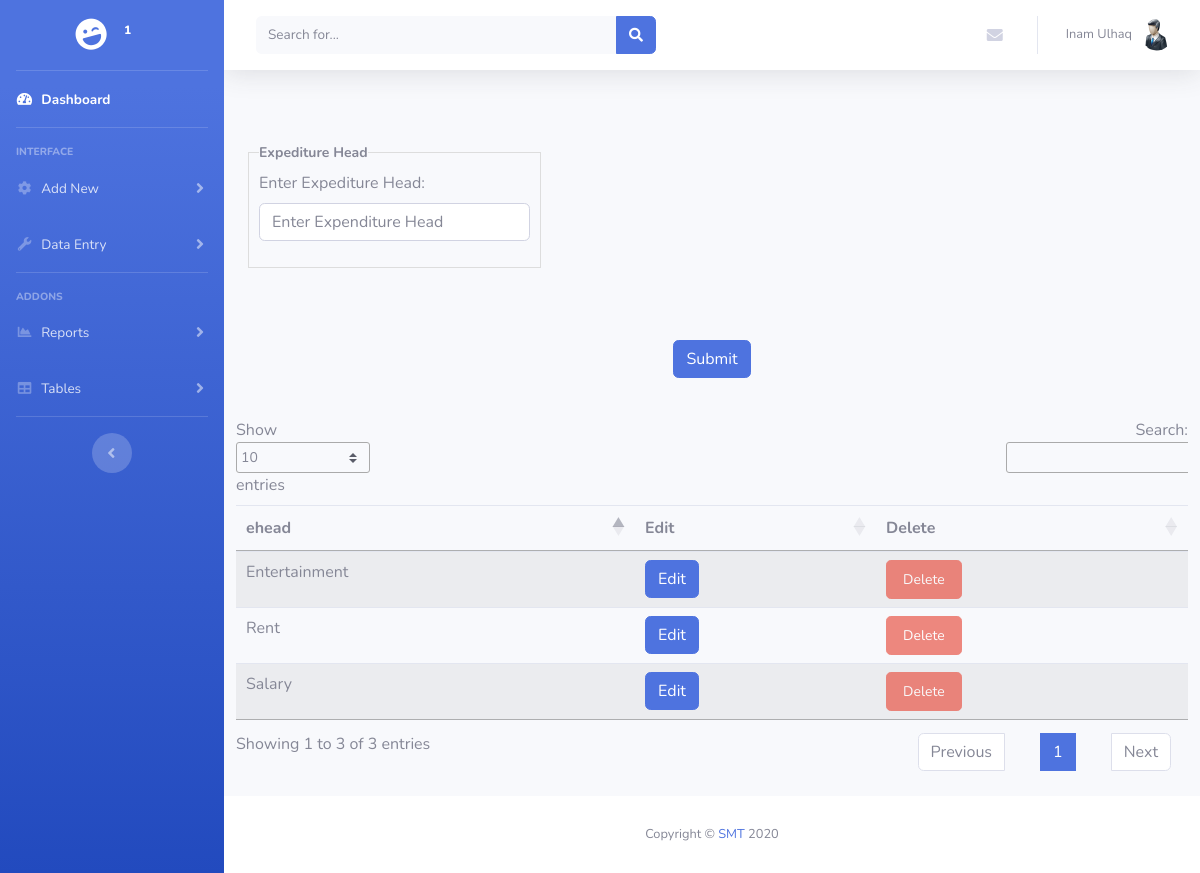
The app's page /expense.php (signed in) with its own data.
### tables this page shows
CREATE TABLE `users` (
  `id` int(11) NOT NULL,
  `username` varchar(255) NOT NULL,
  `password` varchar(255) NOT NULL,
  `firstname` varchar(50) NOT NULL,
  `lastname` varchar(50) NOT NULL,
  `ucompany` varchar(30) NOT NULL,
  `role` varchar(10) NOT NULL,
  `status` int(11) NOT NULL DEFAULT '1'
);

CREATE TABLE `expense` (
  `id` int(11) NOT NULL,
  `ehead` varchar(50) NOT NULL,
  `user_id` int(11) NOT NULL
);

### expense.php (the view, shortened to what this page needs)
<?php
include('header.php');
$user_id=$_SESSION['id'];
$message7='';
?>
 	<div class="container">
			  <strong><center><?php echo $message7; ?></center></strong><br>
 		<form method="POST" action="insertexpense.php">
 		<div class="row">
 			<div class="col-4">
 				<fieldset class="scheduler-border">
    				<legend class="scheduler-border">Expediture Head</legend>
    				<div class="form-group">
				    <label for="ehead">Enter Expediture Head:</label>
				    <input type="text" class="form-control" placeholder="Enter Expenditure Head" name="ehead" id="ehead">
				  </div>
    			</fieldset>
 			</div>
 		</div></br>
 		<br>
 		</br><p align="center">
 		<button type="submit" name="submit" class="btn btn-primary">Submit</button>
 		</form></p>
 		<br>
 		<div class="row">
	 		<div class="table-responsive">
	 			<table class="table table-striped" id="dataTable" style="width: 100%;">
			    <thead>
			      <tr>
			        <th>ehead</th>
			        <th>Edit</th>
			        <th>Delete</th>
			      </tr>
			    </thead>
			    <tbody>
			         <?php
                                    $query = "SELECT * from expense WHERE user_id=$user_id ORDER BY id DESC";
		    						$result = mysqli_query($conn,$query) or die( mysqli_error($conn));;
                                    while($row=mysqli_fetch_assoc($result))
                                    {
                                        $ehead = $row['ehead'];
                                        $id = $row['id'];
                            		?>
                                    <tr>
                                        <td><?php echo $ehead ?></td>
                                        <td><a href="exedit.php?exedit=<?php echo $id; ?>"><span class="btn btn-primary">Edit</span></a></td>
                                        <td><a  href="exdelete.php?exdelete=<?php echo $id; ?>" onclick="return confirm('Security Check! Are you sure you want to delete? This will also delete all the other records linked with this Expense.');"><button type="button" class="btn btn-lg btn-danger" style="font-size: 14px;" disabled>Delete</button></a></td>
                                    </tr>
                            <?php
                                    }
                            ?>
			     </tbody>
			  </table>
	 		</div>
	 	</div>
	</div>
<?php include('footer.php'); ?>

### header.php (shortened to what this page needs)
<?php include ('db.php');
$user_id=$_SESSION['id'];
?>
<?php
      $sql = "SELECT * FROM users WHERE id=$user_id";
             if ($result = mysqli_query($conn,$sql)){
                  $row = mysqli_fetch_array($result);
                  $id=$row['id'];
                  $firstname=$row['firstname'];
                  $lastname=$row['lastname'];
                  $ucompany=$row['ucompany'];
            }?>
<!DOCTYPE html>
<html lang="en">
<head>
  <link href="vendor/fontawesome-free/css/all.min.css" rel="stylesheet" type="text/css">
  <link href="css/sb-admin-2.min.css" rel="stylesheet">
  <link href="style.css" rel="stylesheet">
  <link rel="stylesheet" href="https://cdn.datatables.net/1.10.21/css/jquery.dataTables.min.css" />
</head>
<body id="page-top">
  <div id="wrapper">
    <ul class="navbar-nav bg-gradient-primary sidebar sidebar-dark accordion" id="accordionSidebar">
      <a class="sidebar-brand d-flex align-items-center justify-content-center" href="index.php">
        <div class="sidebar-brand-icon rotate-n-15">
          <i class="fas fa-laugh-wink"></i>
        </div>
        <div class="sidebar-brand-text mx-3"><?php echo $ucompany; ?><sup><?php echo $id; ?></sup></div>
      </a>
      <hr class="sidebar-divider my-0">
      <li class="nav-item active">
        <a class="nav-link" href="index.php">
          <i class="fas fa-fw fa-tachometer-alt"></i>
          <span>Dashboard</span></a>
      </li>
      <hr class="sidebar-divider">
      <div class="sidebar-heading">
        Interface
      </div>
      <li class="nav-item">
        <a class="nav-link collapsed" href="#" data-toggle="collapse" data-target="#collapseTwo" aria-expanded="true" aria-controls="collapseTwo">
          <i class="fas fa-fw fa-cog"></i>
          <span>Add New</span>
        </a>
      </li>
      <li class="nav-item">
        <a class="nav-link collapsed" href="#" data-toggle="collapse" data-target="#collapseUtilities" aria-expanded="true" aria-controls="collapseUtilities">
          <i class="fas fa-fw fa-wrench"></i>
          <span>Data Entry</span>
        </a>
      </li>
      <hr class="sidebar-divider">
      <div class="sidebar-heading">
        Addons
      </div>
      <li class="nav-item">
        <a class="nav-link collapsed" href="#" data-toggle="collapse" data-target="#collapsePages" aria-expanded="true" aria-controls="collapsePages">
          <i class="fas fa-fw fa-chart-area"></i>
          <span>Reports</span>
        </a>
      </li>
      <li class="nav-item">
        <a class="nav-link collapsed" href="#" data-toggle="collapse" data-target="#collapseTables" aria-expanded="true" aria-controls="collapseTables">
          <i class="fas fa-fw fa-table"></i>
          <span>Tables</span>
        </a>
      </li>
      <hr class="sidebar-divider d-none d-md-block">
      <div class="text-center d-none d-md-inline">
        <button class="rounded-circle border-0" id="sidebarToggle"></button>
      </div>
    </ul>
    <div id="content-wrapper" class="d-flex flex-column">
      <div id="content">
        <nav class="navbar navbar-expand navbar-light bg-white topbar mb-4 static-top shadow">
          <form class="d-none d-sm-inline-block form-inline mr-auto ml-md-3 my-2 my-md-0 mw-100 navbar-search">
            <div class="input-group">
              <input type="text" class="form-control bg-light border-0 small" placeholder="Search for..." aria-label="Search" aria-describedby="basic-addon2">
              <div class="input-group-append">
                <button class="btn btn-primary" type="button">
                  <i class="fas fa-search fa-sm"></i>
                </button>
              </div>
            </div>
          </form>
          <ul class="navbar-nav ml-auto">
            <li class="nav-item dropdown no-arrow mx-1">
              <a class="nav-link dropdown-toggle" href="#" id="messagesDropdown" role="button" data-toggle="dropdown" aria-haspopup="true" aria-expanded="false">
                <i class="fas fa-envelope fa-fw"></i>
              </a>
            </li>
            <li class="nav-item dropdown no-arrow">
              <a class="nav-link dropdown-toggle" href="#" id="userDropdown" role="button" data-toggle="dropdown" aria-haspopup="true" aria-expanded="false">
                <span class="mr-2 d-none d-lg-inline text-gray-600 small"><?php echo $firstname.' '.$lastname ?></span>
                <img class="img-profile rounded-circle" src="img/user.png">
              </a>
            </li>
          </ul>
        </nav>

### style.css (style rules this page uses)
fieldset.scheduler-border { border: solid 1px #DDD !important; padding: 0 10px 10px 10px; border-bottom: none; }
legend.scheduler-border { width: auto !important; border: none; font-size: 14px; }
legend { font-weight: bold; }
table { border-spacing: 0; }
table { border-collapse: separate; }
td { padding: 0px; }

### records on screen
users: id "1", firstname "Inam", lastname "Ulhaq"
expense: ehead "Rent"
expense: ehead "Salary"
expense: ehead "Entertainment"
